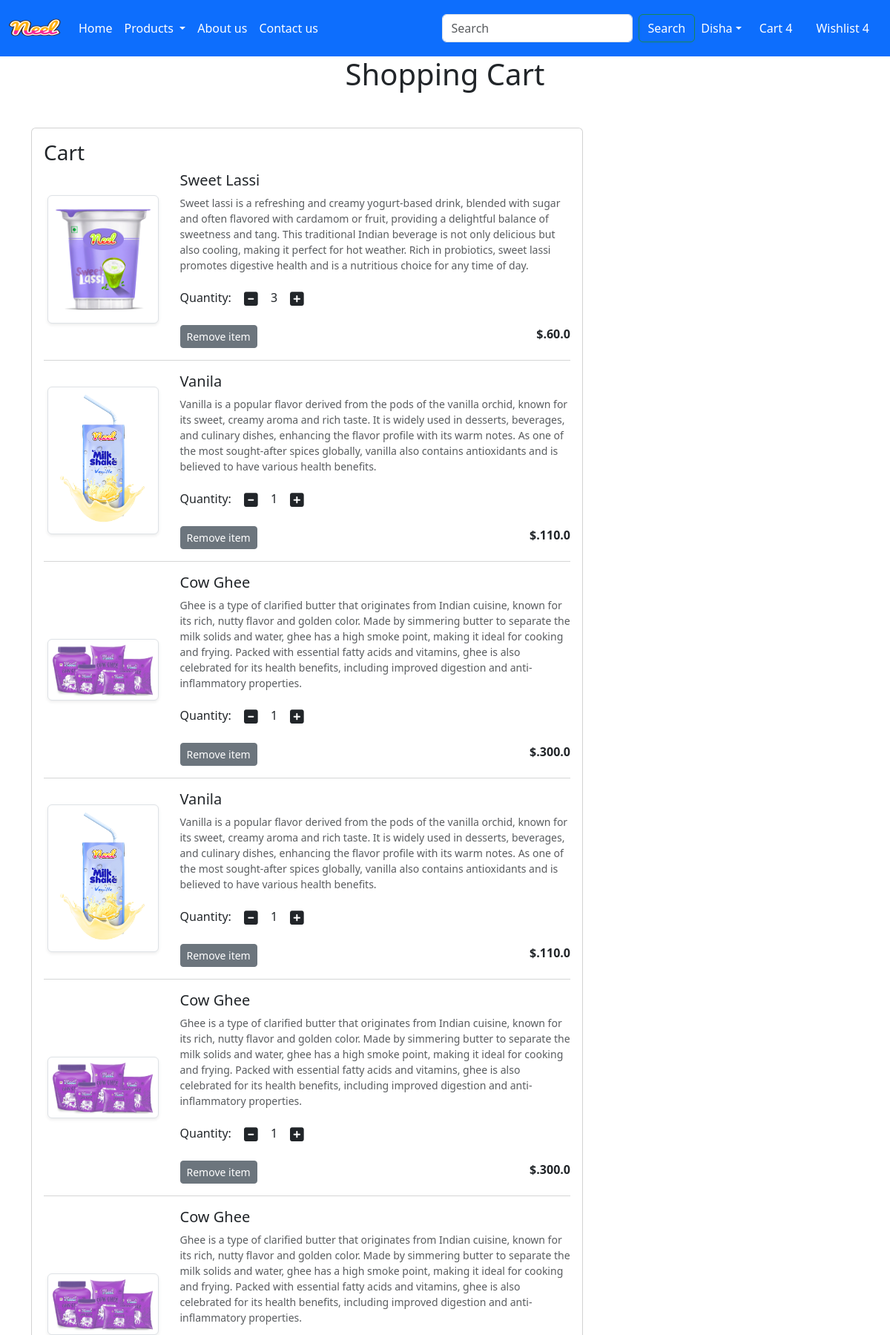
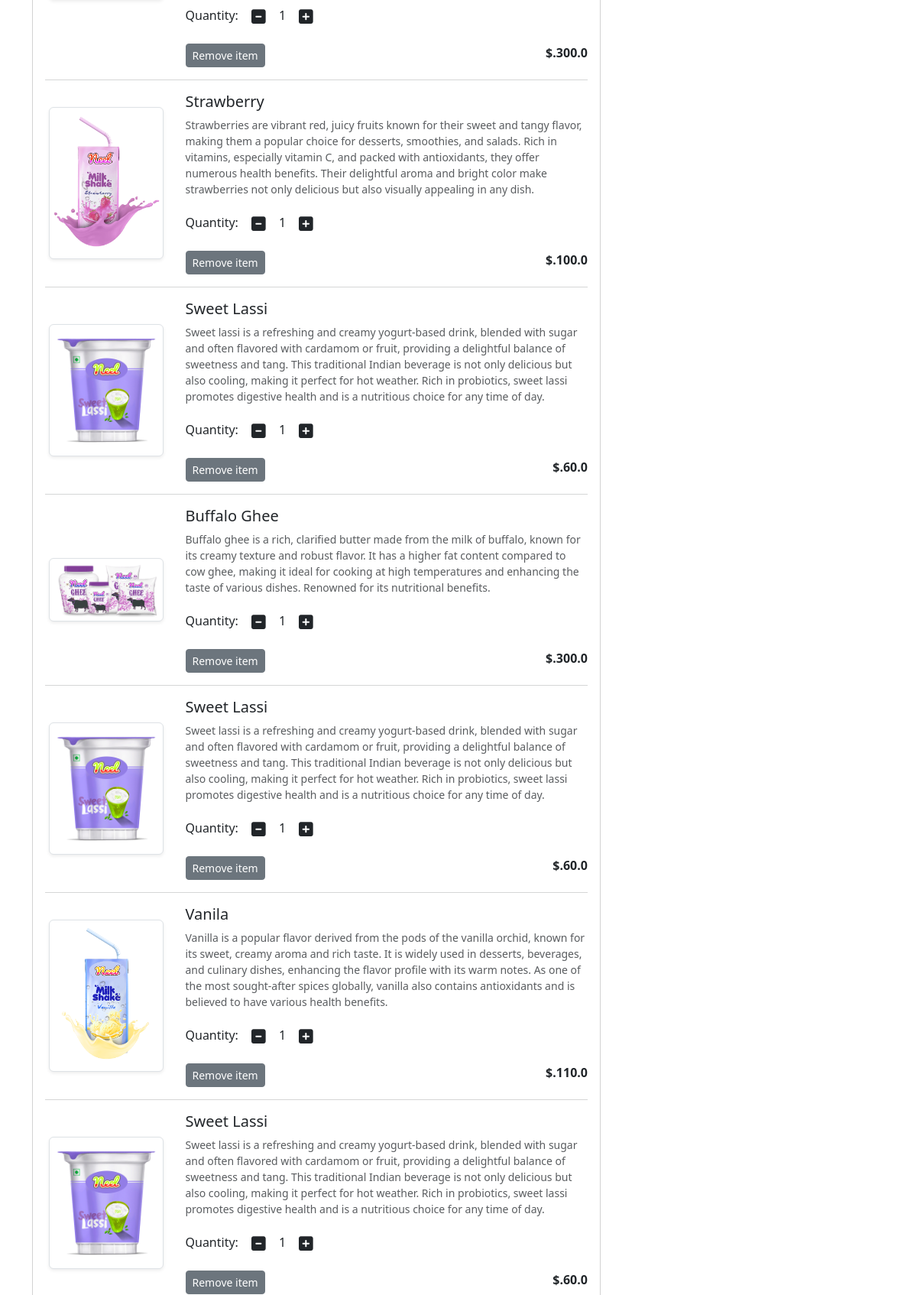
The app's page /cart/ (signed in, upper part) with its own data (2 pictures, top to bottom).
### myapp/models.py (models this page shows, shortened)
class Cart(models.Model):
    user = models.ForeignKey(User, on_delete=models.CASCADE)
    product = models.ForeignKey(Product, on_delete=models.CASCADE)
    quantity = models.PositiveIntegerField(default=1)

class Product(models.Model):
    title = models.CharField(max_length=50)
    selling_price = models.FloatField()
    discounted_price = models.FloatField()
    description = models.TextField()
    composition = models.TextField(default='')
    proapp = models.TextField(default='')
    category = models.CharField(choices=CATEGORY_CHOICES, max_length=2)
    product_image = models.ImageField(upload_to='images')

### myapp/views.py (the view)
# urls.py: path('cart/', views.show_cart, name='showcart'),
def show_cart(request):
    user = request.user
    cart = Cart.objects.filter(user=user)
    amount = 0
    for item in cart:
        value = item.quantity * item.product.discounted_price
        amount += value
    totalamount = amount + 40  # Adding shipping fee or other charges
    return render(request, 'addtocart.html', {'cart': cart, 'amount': amount, 'totalamount': totalamount})

### myapp/templates/addtocart.html (shortened to what this page needs)
{% extends 'base.html' %}
{% load static %}
{% block main-content %}
<div class="container">
    {% if cart %}
    <h1 class="text-center mb-5">Shopping Cart</h1>
    <div class="col-sm-8">
        <div class="card">
            <div class="card-body">
                <h3>Cart</h3>
                {% for item in cart %}
                <div class="row">
                    <div class="col-sm-3 text-center align-self-center"><img src="{{item.product.product_image.url}}"
                            alt="" srcset="" class="img-fluid img-thumbnail shadow-sm" height="150" width="150"></div>
                    <div class="col-sm-9">
                        <div>
                            <h5>{{item.product.title}}</h5>
                            <p class="mb-2 text-muted small">{{item.product.description}}</p>
                            <div class="my-3">
                                <label for="quantity">Quantity: </label>
                                <a class="minus-cart btn" pid={{item.product.id}}><i
                                        class="fas fa-minus-square fa-lg"></i></a>
                                <span id="quantity">{{item.quantity}}</span>
                                <a class="plus-cart btn" pid={{item.product.id}}>
                                    <i class="fas fa-plus-square fa-lg"></i></a>
                            </div>
                            <div class="d-flex justify-content-between">
                                <a href="#" class="remove-cart btn-sm btn btn-secondary mr-3" pid={{item.product.id}}>Remove
                                    item</a>
                                <p class="mb-0"><span><strong>$.{{item.product.discounted_price}}</strong></span></p>
                            </div>
                        </div>
                    </div>
                </div>
                <hr class="text-muted">
                {% endfor %}
            </div>
        </div>
    </div>
    <br>
    <br>
    {% else %}
    <h1 class="text-center mb-5">Cart is Empty</h1>
    {% endif %}
</div>
{% endblock main-content %}

### records on screen
Cart: product.product_image (picture), product "Sweet Lassi", product.description "Sweet lassi is a refreshing and creamy yogurt-based drink, blended with sugar and often flavored with cardamom or fruit, providing a delightful balance of sweetness and tang. This traditional Indian beverage is not only delicious but also cooling, making it perfect for hot weather. Rich in probiotics, sweet lassi promotes digestive health and is a nutritious choice for any time of day.", quantity "3", product.discounted_price "60.0"
Cart: product.product_image (picture), product "Vanila", product.description "Vanilla is a popular flavor derived from the pods of the vanilla orchid, known for its sweet, creamy aroma and rich taste. It is widely used in desserts, beverages, and culinary dishes, enhancing the flavor profile with its warm notes. As one of the most sought-after spices globally, vanilla also contains antioxidants and is believed to have various health benefits.", quantity "1", product.discounted_price "110.0"
Cart: product.product_image (picture), product "Cow Ghee", product.description "Ghee is a type of clarified butter that originates from Indian cuisine, known for its rich, nutty flavor and golden color. Made by simmering butter to separate the milk solids and water, ghee has a high smoke point, making it ideal for cooking and frying. Packed with essential fatty acids and vitamins, ghee is also celebrated for its health benefits, including improved digestion and anti-inflammatory properties.", quantity "1", product.discounted_price "300.0"
Cart: product.product_image (picture), product "Vanila", product.description "Vanilla is a popular flavor derived from the pods of the vanilla orchid, known for its sweet, creamy aroma and rich taste. It is widely used in desserts, beverages, and culinary dishes, enhancing the flavor profile with its warm notes. As one of the most sought-after spices globally, vanilla also contains antioxidants and is believed to have various health benefits.", quantity "1", product.discounted_price "110.0"
Cart: product.product_image (picture), product "Cow Ghee", product.description "Ghee is a type of clarified butter that originates from Indian cuisine, known for its rich, nutty flavor and golden color. Made by simmering butter to separate the milk solids and water, ghee has a high smoke point, making it ideal for cooking and frying. Packed with essential fatty acids and vitamins, ghee is also celebrated for its health benefits, including improved digestion and anti-inflammatory properties.", quantity "1", product.discounted_price "300.0"
Cart: product.product_image (picture), product "Cow Ghee", product.description "Ghee is a type of clarified butter that originates from Indian cuisine, known for its rich, nutty flavor and golden color. Made by simmering butter to separate the milk solids and water, ghee has a high smoke point, making it ideal for cooking and frying. Packed with essential fatty acids and vitamins, ghee is also celebrated for its health benefits, including improved digestion and anti-inflammatory properties.", quantity "1", product.discounted_price "300.0"
Cart: product.product_image (picture), product "Strawberry", product.description "Strawberries are vibrant red, juicy fruits known for their sweet and tangy flavor, making them a popular choice for desserts, smoothies, and salads. Rich in vitamins, especially vitamin C, and packed with antioxidants, they offer numerous health benefits. Their delightful aroma and bright color make strawberries not only delicious but also visually appealing in any dish.", quantity "1", product.discounted_price "100.0"
Cart: product.product_image (picture), product "Sweet Lassi", product.description "Sweet lassi is a refreshing and creamy yogurt-based drink, blended with sugar and often flavored with cardamom or fruit, providing a delightful balance of sweetness and tang. This traditional Indian beverage is not only delicious but also cooling, making it perfect for hot weather. Rich in probiotics, sweet lassi promotes digestive health and is a nutritious choice for any time of day.", quantity "1", product.discounted_price "60.0"
Cart: product.product_image (picture), product "Buffalo Ghee", product.description "Buffalo ghee is a rich, clarified butter made from the milk of buffalo, known for its creamy texture and robust flavor. It has a higher fat content compared to cow ghee, making it ideal for cooking at high temperatures and enhancing the taste of various dishes. Renowned for its nutritional benefits.", quantity "1", product.discounted_price "300.0"
Cart: product.product_image (picture), product "Sweet Lassi", product.description "Sweet lassi is a refreshing and creamy yogurt-based drink, blended with sugar and often flavored with cardamom or fruit, providing a delightful balance of sweetness and tang. This traditional Indian beverage is not only delicious but also cooling, making it perfect for hot weather. Rich in probiotics, sweet lassi promotes digestive health and is a nutritious choice for any time of day.", quantity "1", product.discounted_price "60.0"
Cart: product.product_image (picture), product "Vanila", product.description "Vanilla is a popular flavor derived from the pods of the vanilla orchid, known for its sweet, creamy aroma and rich taste. It is widely used in desserts, beverages, and culinary dishes, enhancing the flavor profile with its warm notes. As one of the most sought-after spices globally, vanilla also contains antioxidants and is believed to have various health benefits.", quantity "1", product.discounted_price "110.0"
Cart: product.product_image (picture), product "Sweet Lassi", product.description "Sweet lassi is a refreshing and creamy yogurt-based drink, blended with sugar and often flavored with cardamom or fruit, providing a delightful balance of sweetness and tang. This traditional Indian beverage is not only delicious but also cooling, making it perfect for hot weather. Rich in probiotics, sweet lassi promotes digestive health and is a nutritious choice for any time of day.", quantity "1", product.discounted_price "60.0"
